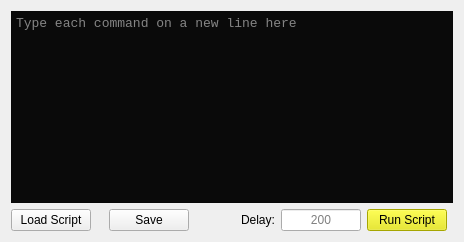
      <widget class="QWidget" name="tab">
       <attribute name="title">
        <string>Script</string>
       </attribute>
       <layout class="QGridLayout" name="gridLayout_10">
        <item row="2" column="4">
         <spacer name="horizontalSpacer_6">
          <property name="orientation">
           <enum>Qt::Horizontal</enum>
          </property>
          <property name="sizeHint" stdset="0">
           <size>
            <width>40</width>
            <height>20</height>
           </size>
          </property>
         </spacer>
        </item>
        <item row="2" column="0">
         <widget class="QPushButton" name="button_loadScript">
          <property name="minimumSize">
           <size>
            <width>80</width>
            <height>0</height>
           </size>
          </property>
          <property name="maximumSize">
           <size>
            <width>80</width>
            <height>16777215</height>
           </size>
          </property>
          <property name="text">
           <string>Load Script</string>
          </property>
         </widget>
        </item>
        <item row="2" column="6">
         <widget class="QLineEdit" name="lineEdit_delay">
          <property name="maximumSize">
           <size>
            <width>80</width>
            <height>16777215</height>
           </size>
          </property>
          <property name="text">
           <string/>
          </property>
          <property name="maxLength">
           <number>20</number>
          </property>
          <property name="alignment">
           <set>Qt::AlignCenter</set>
          </property>
          <property name="placeholderText">
           <string>200</string>
          </property>
         </widget>
        </item>
        <item row="2" column="7">
         <widget class="QPushButton" name="button_runScript">
          <property name="minimumSize">
           <size>
            <width>80</width>
            <height>0</height>
           </size>
          </property>
          <property name="styleSheet">
           <string notr="true">background-color: rgb(232, 232, 0);</string>
          </property>
          <property name="text">
           <string>Run Script</string>
          </property>
         </widget>
        </item>
        <item row="1" column="0" colspan="9">
         <widget class="QTextEdit" name="textEdit_script">
          <property name="font">
           <font>
            <family>Courier New</family>
            <pointsize>10</pointsize>
            <italic>false</italic>
            <bold>false</bold>
           </font>
          </property>
          <property name="styleSheet">
           <string notr="true">background-color: rgb(10, 10, 10);
color: rgb(255, 255, 255);</string>
          </property>
          <property name="tabStopDistance">
           <double>20.000000000000000</double>
          </property>
          <property name="cursorWidth">
           <number>1</number>
          </property>
          <property name="placeholderText">
           <string>Type each command on a new line here</string>
          </property>
         </widget>
        </item>
        <item row="2" column="5">
         <widget class="QLabel" name="label_delay">
          <property name="text">
           <string>Delay:</string>
          </property>
         </widget>
        </item>
        <item row="2" column="3">
         <widget class="QPushButton" name="button_saveScript">
          <property name="maximumSize">
           <size>
            <width>80</width>
            <height>16777215</height>
           </size>
          </property>
          <property name="text">
           <string>Save</string>
          </property>
         </widget>
        </item>
       </layout>
      </widget>
